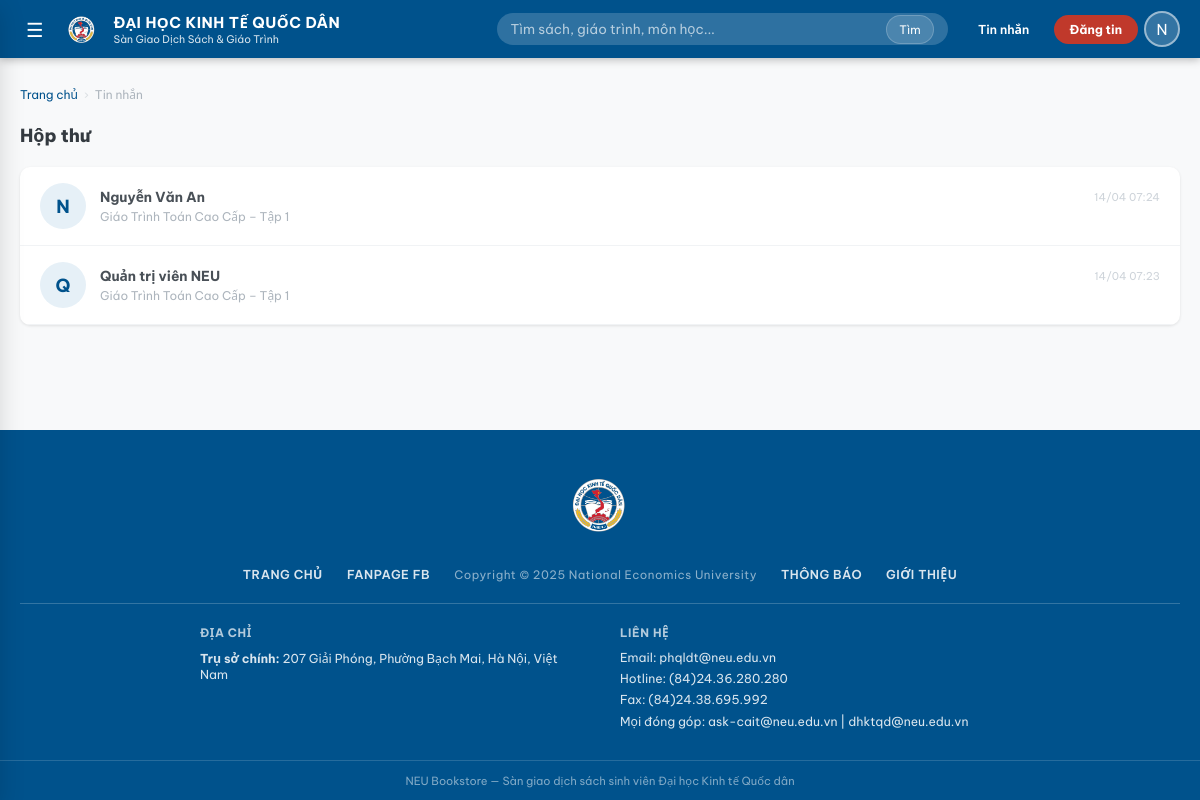
The page /messages (signed in) on the database its author committed.
### tables this page shows
CREATE TABLE users (
    id            INTEGER PRIMARY KEY AUTOINCREMENT,
    username      TEXT    UNIQUE NOT NULL,
    password_hash TEXT    NOT NULL,
    full_name     TEXT,
    email         TEXT,
    phone         TEXT,
    student_id    TEXT    UNIQUE,
    faculty       TEXT,
    course_year   INTEGER,
    role          TEXT    DEFAULT 'student' CHECK(role IN ('student','admin')),
    bio           TEXT,
    rating_avg    REAL    DEFAULT 0,
    rating_count  INTEGER DEFAULT 0,
    created_at    TIMESTAMP DEFAULT CURRENT_TIMESTAMP
);

CREATE TABLE "listings" (
            id              INTEGER PRIMARY KEY AUTOINCREMENT,
            book_id         INTEGER REFERENCES books(id) ON DELETE CASCADE,
            seller_id       INTEGER REFERENCES users(id) ON DELETE CASCADE,
            listing_type    TEXT NOT NULL CHECK(listing_type IN ('sell','exchange','free')),
            price           REAL DEFAULT 0,
            condition       TEXT NOT NULL
                            CHECK(condition IN ('new','like_new','good','fair','poor')),
            notes           TEXT,
            status          TEXT DEFAULT 'active'
                            CHECK(status IN ('pending','active','rejected','sold','reserved','closed')),
            exchange_for    TEXT,
            moderated_by    INTEGER REFERENCES users(id) ON DELETE SET NULL,
            moderated_at    TIMESTAMP,
            moderation_note TEXT,
            views           INTEGER DEFAULT 0,
            created_at      TIMESTAMP DEFAULT CURRENT_TIMESTAMP,
            updated_at      TIMESTAMP DEFAULT CURRENT_TIMESTAMP
        );

### app.py (the view)
@app.route("/messages")
@login_required
def messages():
    conn = get_db_connection()
    uid = session["user_id"]
    convos = conn.execute("""
        SELECT
            CASE WHEN m.sender_id=? THEN m.receiver_id ELSE m.sender_id END other_id,
            u.full_name other_name, u.username other_username,
            l.id listing_id, b.title book_title,
            MAX(m.created_at) last_time,
            SUM(CASE WHEN m.receiver_id=? AND m.is_read=0 THEN 1 ELSE 0 END) unread
        FROM messages m
        JOIN users    u ON u.id=(CASE WHEN m.sender_id=? THEN m.receiver_id ELSE m.sender_id END)
        JOIN listings l ON l.id=m.listing_id
        JOIN books    b ON b.id=l.book_id
        WHERE m.sender_id=? OR m.receiver_id=?
        GROUP BY other_id, m.listing_id
        ORDER BY last_time DESC
    """, (uid,) * 5).fetchall()
    conn.close()
    return render_template("messages.html", convos=convos)

### app.py (called while the page is built)
def format_local_timestamp(value, fmt="%H:%M"):
    if not value:
        return ""
    try:
        dt = datetime.strptime(value, "%Y-%m-%d %H:%M:%S") + timedelta(hours=7)
        return dt.strftime(fmt)
    except ValueError:
        return value

def login_required(f):
    @wraps(f)
    def decorated(*args, **kwargs):
        if "user_id" not in session:
            flash("Vui lòng đăng nhập để tiếp tục.", "warning")
            return redirect(url_for("login"))
        return f(*args, **kwargs)
    return decorated

def get_current_user():
    if "user_id" not in session:
        return None
    conn = get_db_connection()
    user = conn.execute("SELECT * FROM users WHERE id=?", (session["user_id"],)).fetchone()
    conn.close()
    return user

@app.context_processor
def inject_globals():
    conn = get_db_connection()
    root_cats = conn.execute(
        "SELECT * FROM categories WHERE parent_id IS NULL ORDER BY sort_order"
    ).fetchall()
    unread = 0
    if "user_id" in session:
        row = conn.execute(
            "SELECT COUNT(*) c FROM messages WHERE receiver_id=? AND is_read=0",
            (session["user_id"],),
        ).fetchone()
        unread = row["c"] if row else 0
    conn.close()
    return dict(
        current_user=get_current_user(),
        root_categories=root_cats,
        unread_count=unread,
        CONDITION_LABELS=CONDITION_LABELS,
        TYPE_LABELS=TYPE_LABELS,
        REPORT_REASONS=REPORT_REASONS,
        LISTING_STATUS_META=LISTING_STATUS_META,
        format_local_timestamp=format_local_timestamp,
    )

### database.py (called while the page is built)
def get_db_connection() -> sqlite3.Connection:
    conn = sqlite3.connect(DATABASE)
    conn.row_factory = sqlite3.Row
    conn.execute("PRAGMA foreign_keys = ON")
    return conn

### templates/messages.html (shortened to what this page needs)
{% extends "base.html" %}
{% block content %}
<div class="container">
  <div class="breadcrumb">
    <a href="{{ url_for('home') }}">Trang chủ</a>
    <span class="breadcrumb-sep">›</span>
    <span>Tin nhắn</span>
  </div>
  <div style="display:flex;align-items:center;justify-content:space-between;margin-bottom:20px">
    <h1 style="font-size:1.2rem;font-weight:800">Hộp thư</h1>
  </div>
  {% if convos %}
    <div style="background:var(--white);border-radius:var(--radius-md);
                box-shadow:var(--shadow-sm);overflow:hidden">
      {% for c in convos %}
        <a href="{{ url_for('chat', lid=c.listing_id, oid=c.other_id) }}"
           style="display:flex;align-items:center;gap:14px;
                  padding:16px 20px;border-bottom:1px solid var(--gray-100);
                  transition:background var(--transition);"
           onmouseover="this.style.background='var(--neu-blue-light)'"
           onmouseout="this.style.background=''">
          <div style="width:46px;height:46px;border-radius:50%;
                      background:var(--neu-blue-light);flex-shrink:0;
                      display:flex;align-items:center;justify-content:center;
                      font-size:1.2rem;font-weight:700;color:var(--neu-blue)">
            {{ c.other_name[0] if c.other_name else '?' }}
          </div>
          <div style="flex:1;min-width:0">
            <div style="display:flex;align-items:center;justify-content:space-between;gap:8px">
              <span style="font-weight:700;font-size:.92rem;
                           {{ 'color:var(--gray-900)' if c.unread else 'color:var(--gray-700)' }}">
                {{ c.other_name or c.other_username }}
              </span>
              <span style="font-size:.72rem;color:var(--gray-400);flex-shrink:0">
                {{ format_local_timestamp(c.last_time, '%d/%m %H:%M') if c.last_time else '' }}
              </span>
            </div>
            <div style="font-size:.8rem;color:var(--gray-500);
                        white-space:nowrap;overflow:hidden;text-overflow:ellipsis;
                        margin-top:2px">
              {{ c.book_title }}
            </div>
          </div>
        </a>
      {% endfor %}
    </div>
  {% else %}
    <div class="empty-state">
      <h3>Chưa có tin nhắn nào</h3>
      <p>Nhắn tin với người bán từ trang chi tiết tin đăng</p>
      <a href="{{ url_for('listings') }}" class="btn btn-primary empty-state-action">Xem sách ngay</a>
    </div>
  {% endif %}
</div>
{% endblock %}

### templates/base.html (shortened to what this page needs)
<!DOCTYPE html>
<html lang="vi">
<head>
  <link rel="stylesheet" href="{{ url_for('static', filename='css/style.css') }}">
</head>
<body>
<div class="page-wrapper">
  <header class="site-header">
    <div class="header-inner">
      <button class="header-menu-btn" id="menuBtn" title="Mở menu">☰</button>
      <a href="{{ url_for('home') }}" class="header-logo">
        <img src="{{ url_for('static', filename='images/neu-logo.png') }}" alt="NEU logo" class="header-logo-mark">
        <div class="header-logo-text">
          <span>ĐẠI HỌC KINH TẾ QUỐC DÂN</span>
          <span class="header-logo-sub">Sàn Giao Dịch Sách &amp; Giáo Trình</span>
        </div>
      </a>
      <form class="header-search" action="{{ url_for('listings') }}" method="GET">
        <input type="text" name="q" placeholder="Tìm sách, giáo trình, môn học..."
               value="{{ request.args.get('q','') }}">
        <button type="submit">Tìm</button>
      </form>
      <div class="header-actions">
        <a href="{{ url_for('messages') }}" class="header-btn" title="Tin nhắn">
          Tin nhắn
        </a>
        <a href="{{ url_for('post_listing') }}" class="btn-post-header">Đăng tin</a>
        <div class="header-account">
          <div class="header-avatar" id="avatarBtn">
            {{ current_user.full_name[0] if current_user and current_user.full_name else 'U' }}
          </div>
        </div>
      </div>
    </div>
  </header>
  <main class="main-content">
    {% block content %}{% endblock %}
  </main>
  <footer class="site-footer">
    <div class="footer-top">
      <div class="container">
        <div class="footer-logo-row">
          <img src="{{ url_for('static', filename='images/neu-logo.png') }}" alt="NEU logo" class="footer-logo-mark">
        </div>
        <div class="footer-nav-row">
          <a href="{{ url_for('home') }}">TRANG CHỦ</a>
          <a href="https://www.facebook.com/neu.edu.vn" target="_blank">FANPAGE FB</a>
          <span class="footer-copyright">Copyright © 2025 National Economics University</span>
          <a href="#">THÔNG BÁO</a>
          <a href="https://neu.edu.vn" target="_blank">GIỚI THIỆU</a>
        </div>
        <div class="footer-info-row">
          <div class="footer-info-block">
            <h4>Địa chỉ</h4>
            <div class="footer-info-item">
              <span><strong>Trụ sở chính:</strong> 207 Giải Phóng, Phường Bạch Mai, Hà Nội, Việt Nam</span>
            </div>
          </div>
          <div class="footer-info-block">
            <h4>Liên hệ</h4>
            <div class="footer-info-item">
              <span>Email: phqldt@neu.edu.vn</span>
            </div>
            <div class="footer-info-item">
              <span>Hotline: (84)24.36.280.280</span>
            </div>
            <div class="footer-info-item">
              <span>Fax: (84)24.38.695.992</span>
            </div>
            <div class="footer-info-item">
              <span>Mọi đóng góp: ask-cait@neu.edu.vn | dhktqd@neu.edu.vn</span>
            </div>
          </div>
        </div>
      </div>
    </div>
    <div class="footer-bottom">
      NEU Bookstore — Sàn giao dịch sách sinh viên Đại học Kinh tế Quốc dân
    </div>
  </footer>
</div>
</body>
</html>

### rows shown on the page
users: full_name "N"
listings: other_name "N", other_name "Nguyễn Văn An", last_time "14/04 07:24", book_title "Giáo Trình Toán Cao Cấp – Tập 1", other_name "Q", other_name "Quản trị viên NEU", last_time "14/04 07:23"
